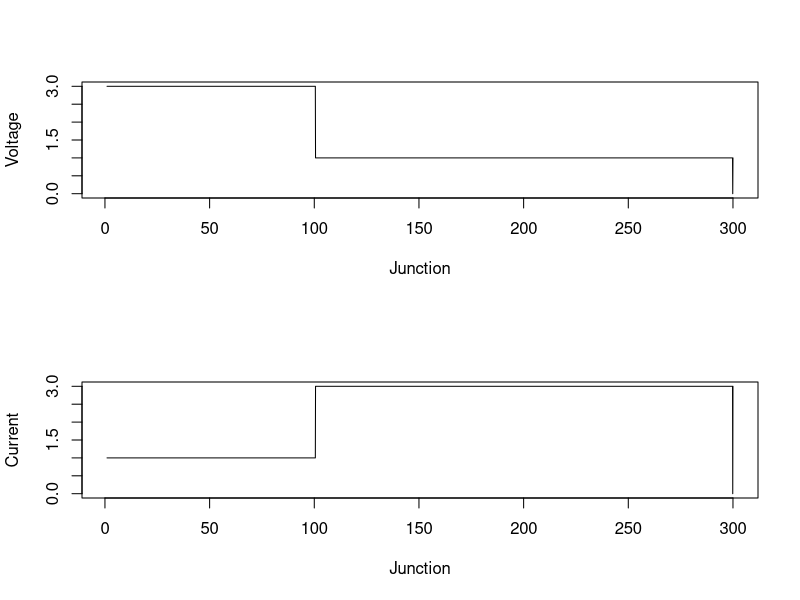

This figure's R source:
# page no: 361

Zc1 = 400 ;
Zc2 = 40 ;
Vf = 200 ;
Vf1 = Vf * 10^3 ;
If = Vf1/Zc1 ;
r = (Zc2 - Zc1)/(Zc2 + Zc1) ;
t = 2 * Zc2/(Zc2 + Zc1) ;
v = t * Vf ;
v1 = v * 10^3 ;
I = v1/Zc2 ;
vb = r * Vf ;
Ib = -r * If ;
T = seq(1,300,by=0.1) ;
vo = vector(length=length(T))
for (i in 1:(length(T)/3)){
vo[i] = 3;
}
for (i in (length(T)/3):length(T)){
vo[i] = 1 ;
}
vo[i-1] = 0
par(mfrow=c(2,1))
plot(T, vo, xlab = "Junction", ylab = "Voltage", type='l')

io = vector(length = length(vo))
for (i in 1:(length(T)/3)){
  io[i] = 1;
}
for (i in (length(T)/3):length(T)){
  io[i] = 3 ;
}
io[i-1] = 0
plot(T, io, xlab = "Junction", ylab = "Current", type='l')

print(If) ;
print(vb) ;
print(Ib) ;
